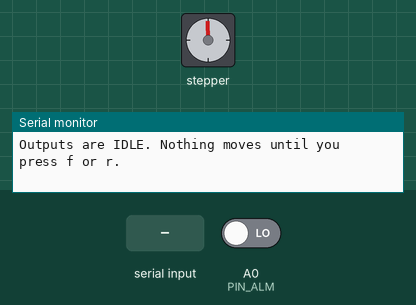
Simulated run of this sketch. Board: Arduino Uno, built with avr-gcc and run on an emulated ATmega328P. Shown: stepper motor, the last lines printed to the serial monitor. Wiring (inferred from the names in the program): stepper motor driver (200 steps per turn assumed): step pin 9; direction pin 8. The test bench sets the inputs (shaded band); at power-on: A0 (PIN_ALM) LOW.

Above: at 1.4 s.
1.5 s: "f\n" received over Serial
At 2.2 s:
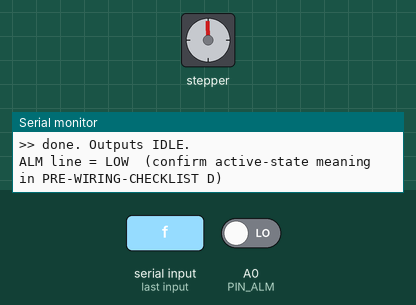
3.2 s: byte 114 ('r') received over Serial
At 4.6 s:
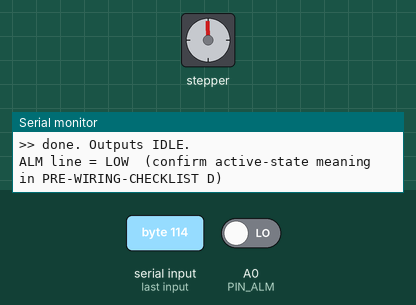
4.9 s: byte 43 ('+') received over Serial
6.4 s: byte 93 (']') received over Serial
7.9 s: byte 102 ('f') received over Serial
At 9.1 s:
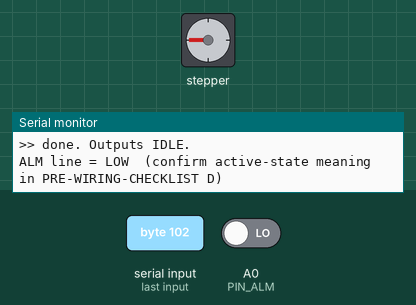
9.6 s: "f\n" received over Serial
At 10.4 s:
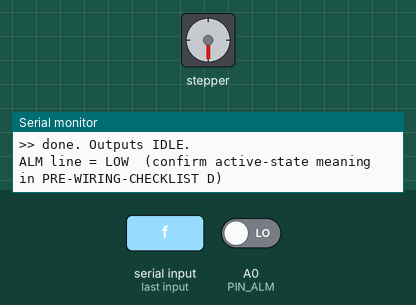
Timing chart, 0 to 12.3 s (numbered marks = the images above; inputs shaded):
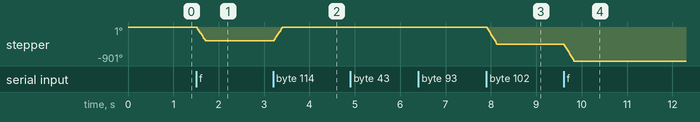

The sketch:

firstspin.ino
```cpp
/*
 * firstspin.ino - iSV5709V36T-01-1000 (iSV57T) bench first-motion test
 * Arduino (5V), common-anode / ACTIVE-LOW wiring:
 *   +5V -> PUL+ , DIR+      D9 -[R]-> PUL-      D8 -[R]-> DIR-      GND -> input common
 *   ALM+ -[pull-up 4.7k to +5V]- A0   ALM- -> GND   (read only, never driven)
 *
 * SAFETY: boots IDLE (no motion). Motion ONLY on explicit serial command.
 * Do NOT run a burst until: ACHSeries trial run passed, wiring per WIRING-DIAGRAM.md,
 * series-R confirmed (PRE-WIRING-CHECKLIST A), servo powered at 24V no-load, shaft clear.
 */

const int PIN_PUL = 9;     // -> R -> PUL-
const int PIN_DIR = 8;     // -> R -> DIR-
const int PIN_ALM = A0;    // <- ALM+ via pull-up (read only)

// ACTIVE-LOW: pin HIGH = opto OFF (idle).  pin LOW = active.
const uint8_t IDLE = HIGH;
const uint8_t ACTIVE = LOW;

// First-test motion parameters (deliberately tiny/slow).
long     burstPulses = 200;      // counted burst, NOT free-running
uint32_t halfPeriodUs = 500;     // 500us half => ~1 kHz (well under any max-freq)
const uint32_t DIR_SETUP_US = 20; // >= 5us spec, with margin

void idleOutputs() {
  digitalWrite(PIN_PUL, IDLE);
  digitalWrite(PIN_DIR, IDLE);
}

void setup() {
  pinMode(PIN_PUL, OUTPUT);
  pinMode(PIN_DIR, OUTPUT);
  pinMode(PIN_ALM, INPUT);        // external pull-up provides level
  idleOutputs();                  // <-- safe state BEFORE anything else
  Serial.begin(115200);
  delay(200);
  banner();
}

void banner() {
  Serial.println(F("\n=== iSV57T firstspin :: SAFE IDLE ==="));
  Serial.print  (F("PUL=D9 DIR=D8 (active-LOW)  burst="));
  Serial.print(burstPulses); Serial.print(F(" pulses @ ~"));
  Serial.print(1000000UL / (2UL * halfPeriodUs)); Serial.println(F(" Hz"));
  Serial.println(F("Commands:"));
  Serial.println(F("  i = status / read ALM"));
  Serial.println(F("  f = FORWARD burst (counted)"));
  Serial.println(F("  r = REVERSE burst (counted)"));
  Serial.println(F("  + / - = change pulse rate   ] / [ = change burst count"));
  Serial.println(F("Outputs are IDLE. Nothing moves until you press f or r."));
}

void readAlm() {
  int a = digitalRead(PIN_ALM);
  Serial.print(F("ALM line = "));
  Serial.print(a == HIGH ? F("HIGH") : F("LOW"));
  Serial.println(F("  (confirm active-state meaning in PRE-WIRING-CHECKLIST D)"));
}

void doBurst(bool forward) {
  Serial.print(F(">> "));
  Serial.print(forward ? F("FORWARD ") : F("REVERSE "));
  Serial.print(burstPulses); Serial.println(F(" pulses..."));

  digitalWrite(PIN_DIR, forward ? ACTIVE : IDLE);  // set direction first
  delayMicroseconds(DIR_SETUP_US);                 // DIR ahead of PUL

  for (long i = 0; i < burstPulses; i++) {
    digitalWrite(PIN_PUL, ACTIVE);
    delayMicroseconds(halfPeriodUs);
    digitalWrite(PIN_PUL, IDLE);
    delayMicroseconds(halfPeriodUs);
  }
  idleOutputs();                                   // return to safe idle
  Serial.println(F(">> done. Outputs IDLE."));
  readAlm();
}

void loop() {
  if (!Serial.available()) return;
  char c = Serial.read();
  switch (c) {
    case 'i': readAlm(); break;
    case 'f': doBurst(true);  break;
    case 'r': doBurst(false); break;
    case '+': if (halfPeriodUs > 50) halfPeriodUs -= 50;
              Serial.print(F("rate ~")); Serial.print(1000000UL/(2UL*halfPeriodUs)); Serial.println(F(" Hz")); break;
    case '-': halfPeriodUs += 50;
              Serial.print(F("rate ~")); Serial.print(1000000UL/(2UL*halfPeriodUs)); Serial.println(F(" Hz")); break;
    case ']': burstPulses += 50; Serial.print(F("burst=")); Serial.println(burstPulses); break;
    case '[': if (burstPulses > 50) burstPulses -= 50; Serial.print(F("burst=")); Serial.println(burstPulses); break;
    case '\n': case '\r': break;
    default: banner(); break;
  }
}
```

Measured:
- after the input at 1.5 s, stepper: turns 360° counter-clockwise in 0.20 s, starting at once
- after the input at 3.2 s, stepper: turns 360° clockwise in 0.20 s, starting at once
- after the input at 7.9 s, stepper: turns 450° counter-clockwise in 0.23 s, starting at once
- after the input at 9.6 s, stepper: turns 450° counter-clockwise in 0.23 s, starting at once
